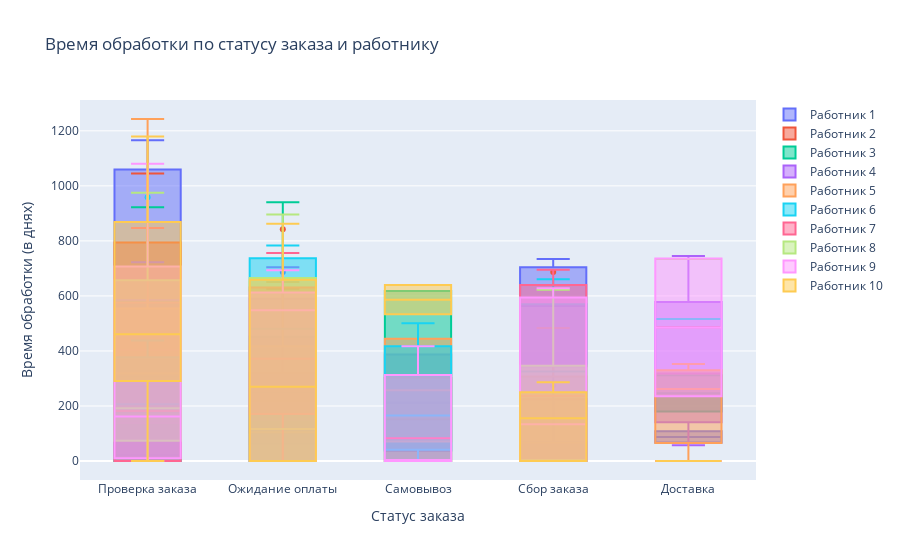

This figure's notebook cell:
### Markdown cell above
#### График зависимости времени обработки заказа от статуса заказа и работника для первых 10 работников (для удобства)

### Code cell
combined_df = pd.merge(dfs['order_statuses'], dfs['status_types'], on='status_id')

fig = go.Figure()
for worker_id in dfs['workers']['worker_id'].unique()[:10]:
    worker_data = combined_df[combined_df['worker_id'] == worker_id]
    fig.add_trace(go.Box(
        x=worker_data['name'],
        y=worker_data['process_days'],
        name=f'Работник {worker_id}'
    ))
fig.update_layout(title='Время обработки по статусу заказа и работнику', xaxis_title='Статус заказа', yaxis_title='Время обработки (в днях)')

#fig.show()
fig.write_html("./workers.html")

### Figure 1 — Plotly figure (JSON) as saved in the notebook; plotly's stock layout.template omitted (floating-point values rounded to 4 significant figures)
{"data": [{"name": "Работник 1", "type": "box", "x": ["Проверка заказа", "Проверка заказа", "Ожидание оплаты", "Проверка заказа", "Ожидание оплаты", "Проверка заказа", "Самовывоз", "Проверка заказа", "Проверка заказа", "Сбор заказа", "Проверка заказа", "Ожидание оплаты", "Доставка", "Проверка заказа", "Проверка заказа", "Проверка заказа", "Проверка заказа", "Ожидание оплаты", "Сбор заказа", "Проверка заказа", "Сбор заказа", "Сбор заказа", "Ожидание оплаты", "Проверка заказа", "Сбор заказа", "Сбор заказа", "Ожидание оплаты", "Самовывоз", "Доставка", "Проверка заказа", "Ожидание оплаты", "Сбор заказа", "Проверка заказа", "Ожидание оплаты"], "y": [271, 1107, 37, 1166, 126, 1077, 37, 434, 120, 641, 1007, 687, 67, 0, 1112, 233, 0, 0, 563, 399, 0, 497, 200, 82, 725, 294, 104, 387, 108, 0, 177, 734, 0, 91]}, {"name": "Работник 2", "type": "box", "x": ["Ожидание оплаты", "Ожидание оплаты", "Ожидание оплаты", "Проверка заказа", "Проверка заказа", "Ожидание оплаты", "Проверка заказа", "Проверка заказа", "Проверка заказа", "Проверка заказа", "Проверка заказа", "Самовывоз", "Сбор заказа", "Проверка заказа", "Проверка заказа", "Ожидание оплаты", "Самовывоз", "Ожидание оплаты", "Доставка", "Ожидание оплаты", "Ожидание оплаты", "Сбор заказа", "Проверка заказа", "Проверка заказа", "Проверка заказа", "Проверка заказа", "Сбор заказа", "Ожидание оплаты", "Ожидание оплаты", "Сбор заказа", "Сбор заказа"], "y": [0, 127, 243, 468, 0, 320, 835, 330, 780, 1043, 105, 303, 0, 243, 486, 0, 0, 842, 486, 201, 104, 70, 167, 1045, 729, 181, 0, 235, 626, 687, 0]}, {"name": "Работник 3", "type": "box", "x": ["Сбор заказа", "Ожидание оплаты", "Ожидание оплаты", "Ожидание оплаты", "Сбор заказа", "Самовывоз", "Ожидание оплаты", "Проверка заказа", "Проверка заказа", "Проверка заказа", "Проверка заказа", "Ожидание оплаты", "Проверка заказа", "Самовывоз", "Проверка заказа", "Проверка заказа", "Проверка заказа", "Проверка заказа", "Проверка заказа", "Проверка заказа", "Проверка заказа", "Ожидание оплаты", "Проверка заказа", "Проверка заказа", "Доставка", "Доставка"], "y": [0, 115, 940, 452, 0, 618, 382, 222, 738, 458, 583, 0, 196, 0, 0, 0, 0, 0, 580, 676, 277, 0, 922, 337, 312, 180]}, {"name": "Работник 4", "type": "box", "x": ["Проверка заказа", "Сбор заказа", "Доставка", "Ожидание оплаты", "Ожидание оплаты", "Сбор заказа", "Сбор заказа", "Доставка", "Доставка", "Доставка", "Ожидание оплаты", "Проверка заказа", "Проверка заказа", "Ожидание оплаты", "Ожидание оплаты", "Ожидание оплаты", "Ожидание оплаты", "Проверка заказа", "Сбор заказа", "Проверка заказа", "Ожидание оплаты", "Проверка заказа", "Ожидание оплаты", "Самовывоз", "Проверка заказа", "Сбор заказа", "Проверка заказа", "Ожидание оплаты"], "y": [532, 0, 225, 593, 191, 0, 274, 57, 411, 745, 590, 543, 171, 542, 0, 111, 704, 628, 0, 105, 0, 722, 0, 0, 274, 0, 0, 0]}, {"name": "Работник 5", "type": "box", "x": ["Самовывоз", "Ожидание оплаты", "Проверка заказа", "Сбор заказа", "Ожидание оплаты", "Проверка заказа", "Сбор заказа", "Проверка заказа", "Сбор заказа", "Ожидание оплаты", "Доставка", "Проверка заказа", "Ожидание оплаты", "Самовывоз", "Проверка заказа", "Проверка заказа", "Ожидание оплаты", "Доставка", "Проверка заказа", "Проверка заказа", "Сбор заказа", "Ожидание оплаты", "Проверка заказа", "Ожидание оплаты", "Ожидание оплаты", "Проверка заказа", "Ожидание оплаты", "Проверка заказа", "Доставка", "Ожидание оплаты", "Проверка заказа"], "y": [444, 651, 908, 0, 0, 110, 132, 0, 0, 0, 0, 1243, 0, 71, 0, 0, 417, 353, 219, 518, 483, 360, 0, 648, 209, 418, 0, 508, 262, 0, 590]}, {"name": "Работник 6", "type": "box", "x": ["Проверка заказа", "Проверка заказа", "Ожидание оплаты", "Самовывоз", "Самовывоз", "Сбор заказа", "Сбор заказа", "Проверка заказа", "Ожидание оплаты", "Ожидание оплаты", "Ожидание оплаты", "Самовывоз", "Проверка заказа", "Ожидание оплаты", "Сбор заказа", "Сбор заказа", "Ожидание оплаты", "Проверка заказа", "Ожидание оплаты", "Сбор заказа", "Сбор заказа", "Ожидание оплаты", "Доставка", "Проверка заказа", "Проверка заказа", "Проверка заказа", "Сбор заказа", "Ожидание оплаты", "Ожидание оплаты"], "y": [313, 100, 388, 0, 501, 0, 636, 438, 574, 0, 783, 165, 0, 737, 0, 372, 0, 0, 0, 325, 0, 594, 516, 0, 317, 959, 661, 0, 760]}, {"name": "Работник 7", "type": "box", "x": ["Ожидание оплаты", "Проверка заказа", "Проверка заказа", "Сбор заказа", "Проверка заказа", "Проверка заказа", "Ожидание оплаты", "Ожидание оплаты", "Проверка заказа", "Ожидание оплаты", "Сбор заказа", "Проверка заказа", "Ожидание оплаты", "Проверка заказа", "Проверка заказа", "Проверка заказа", "Проверка заказа", "Ожидание оплаты", "Сбор заказа", "Проверка заказа", "Доставка", "Сбор заказа", "Самовывоз", "Ожидание оплаты", "Ожидание оплаты", "Ожидание оплаты", "Ожидание оплаты", "Сбор заказа", "Проверка заказа", "Проверка заказа", "Проверка заказа", "Сбор заказа", "Ожидание оплаты", "Сбор заказа", "Ожидание оплаты", "Проверка заказа", "Сбор заказа"], "y": [485, 42, 449, 0, 218, 0, 656, 421, 618, 605, 0, 182, 304, 0, 847, 0, 0, 136, 0, 665, 0, 689, 83, 322, 0, 205, 717, 0, 0, 452, 0, 473, 107, 695, 756, 734, 590]}, {"name": "Работник 8", "type": "box", "x": ["Ожидание оплаты", "Проверка заказа", "Ожидание оплаты", "Проверка заказа", "Проверка заказа", "Ожидание оплаты", "Проверка заказа", "Сбор заказа", "Сбор заказа", "Ожидание оплаты", "Проверка заказа", "Ожидание оплаты", "Ожидание оплаты", "Ожидание оплаты", "Проверка заказа", "Ожидание оплаты", "Сбор заказа", "Сбор заказа", "Проверка заказа", "Ожидание оплаты", "Сбор заказа", "Проверка заказа", "Ожидание оплаты", "Ожидание оплаты", "Ожидание оплаты", "Ожидание оплаты", "Проверка заказа", "Сбор заказа", "Сбор заказа", "Сбор заказа", "Ожидание оплаты", "Сбор заказа", "Ожидание оплаты", "Сбор заказа", "Сбор заказа", "Проверка заказа", "Доставка", "Проверка заказа", "Проверка заказа"], "y": [598, 0, 0, 0, 924, 0, 65, 622, 0, 28, 270, 832, 896, 116, 98, 48, 0, 443, 83, 0, 27, 670, 0, 0, 584, 574, 290, 0, 0, 0, 807, 0, 687, 606, 55, 975, 734, 113, 644]}, {"name": "Работник 9", "type": "box", "x": ["Проверка заказа", "Сбор заказа", "Проверка заказа", "Ожидание оплаты", "Ожидание оплаты", "Ожидание оплаты", "Сбор заказа", "Сбор заказа", "Сбор заказа", "Сбор заказа", "Проверка заказа", "Ожидание оплаты", "Проверка заказа", "Доставка", "Ожидание оплаты", "Ожидание оплаты", "Проверка заказа", "Сбор заказа", "Проверка заказа", "Проверка заказа", "Проверка заказа", "Сбор заказа", "Проверка заказа", "Самовывоз", "Ожидание оплаты", "Проверка заказа", "Проверка заказа", "Самовывоз", "Проверка заказа", "Самовывоз", "Ожидание оплаты", "Доставка", "Ожидание оплаты", "Проверка заказа", "Проверка заказа", "Проверка заказа"], "y": [716, 0, 680, 594, 418, 667, 0, 134, 590, 0, 0, 0, 40, 736, 0, 548, 0, 596, 310, 545, 0, 628, 792, 0, 0, 155, 1080, 417, 162, 0, 693, 235, 552, 739, 146, 0]}, {"name": "Работник 10", "type": "box", "x": ["Проверка заказа", "Ожидание оплаты", "Ожидание оплаты", "Ожидание оплаты", "Ожидание оплаты", "Сбор заказа", "Сбор заказа", "Ожидание оплаты", "Проверка заказа", "Проверка заказа", "Самовывоз", "Ожидание оплаты", "Проверка заказа", "Проверка заказа", "Проверка заказа", "Ожидание оплаты", "Сбор заказа", "Ожидание оплаты", "Доставка", "Сбор заказа", "Ожидание оплаты", "Ожидание оплаты", "Проверка заказа", "Ожидание оплаты", "Проверка заказа", "Проверка заказа", "Сбор заказа", "Ожидание оплаты", "Ожидание оплаты", "Проверка заказа", "Ожидание оплаты", "Ожидание оплаты", "Самовывоз", "Проверка заказа"], "y": [397, 502, 862, 567, 666, 286, 0, 0, 0, 840, 533, 0, 211, 273, 1179, 53, 238, 0, 0, 0, 0, 694, 878, 90, 495, 461, 155, 636, 824, 1169, 270, 0, 640, 343]}], "layout": {"title": {"text": "Время обработки по статусу заказа и работнику"}, "xaxis": {"title": {"text": "Статус заказа"}}, "yaxis": {"title": {"text": "Время обработки (в днях)"}}}}
